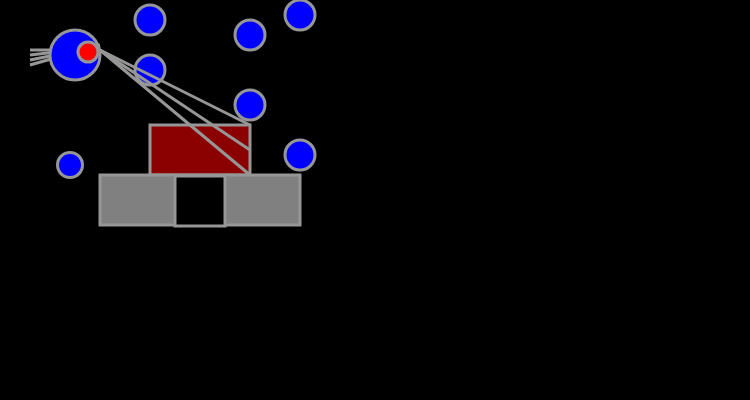
Frame 1 (no input)
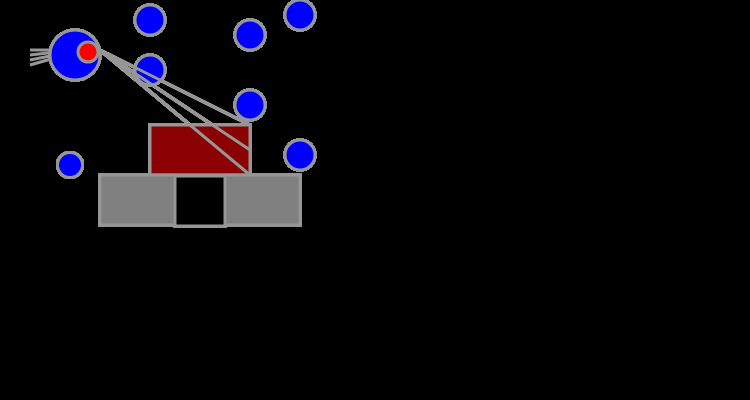
Frame 60 (no input)
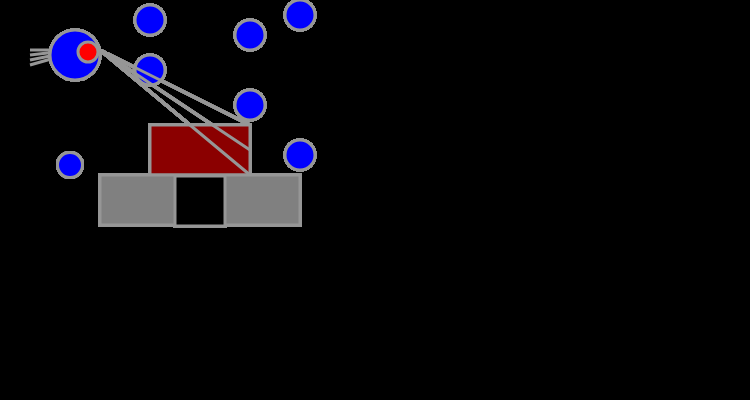
Frame 120 (the mouse pressed at the canvas centre since frame 60)

The p5.js sketch that drew these frames (run headless with seeded random() and noise() and a simulated clock; from frame 60 on, the mouse is pressed at the canvas centre):

// p5.js sketch
// ── sketch.js
function setup() {
  createCanvas(750, 400);
  background(0);
  stroke(150);
  strokeWeight(3);
  strokeCap(SQUARE);
//these variables and lines are used to create the tails of the King space attacker
  let x = 30;
  let y = 50;
  let z = 70; 

  line(x, y, x+z, y);
  line(x, y + 5, x + z, y -3);
  line(x, y + 10, x + z, y - 4);
  line(x, y + 15, x + z, y - 5);
}

function draw() {
//All ellipses are the space attackers.
  fill("blue");
  ellipse(75,55,50,50);
  fill("red");
  ellipse(88,52,20,20);
  fill("blue");
  ellipse(70,165,25,25);

  fill("blue");
  ellipse(150,20,30,30);
  ellipse(150,70,30,30);

  fill("blue");
  ellipse(250,35,30,30);
  ellipse(250,105,30,30);


  fill("blue");
  ellipse(300,15,30,30);
  ellipse(300,155,30,30);

//Roof of the building 
  fill("darkred");
  rect(150,125,100,50);

//Lazer 'beams' coming from the space attack. 
  fill("red");
  triangle(250,175,100,50,30);
  triangle(250,125,100,50,35);
  triangle(250,150,100,50,25);

//Outside interior of building
  fill("grey");
  rect(100,175,200,50);

  //Door to the building
  fill("black");
  rect(175,176,50,50);

}
